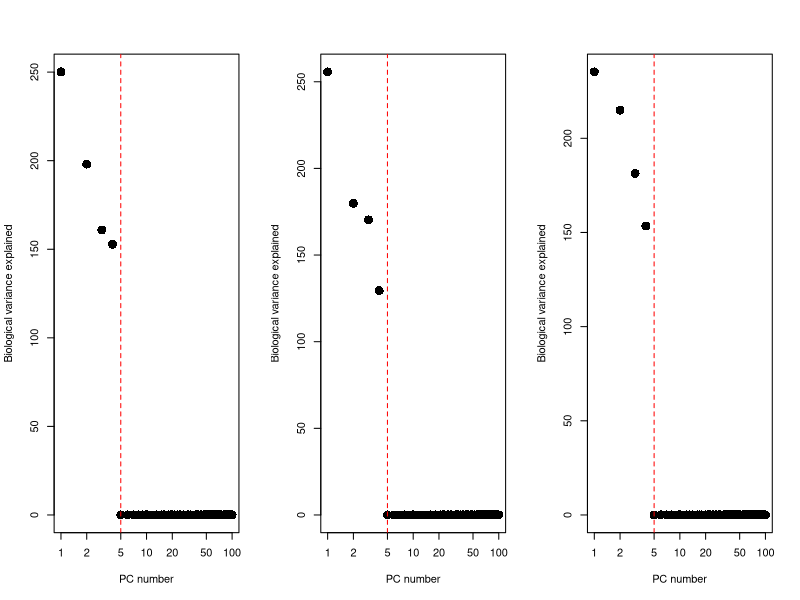
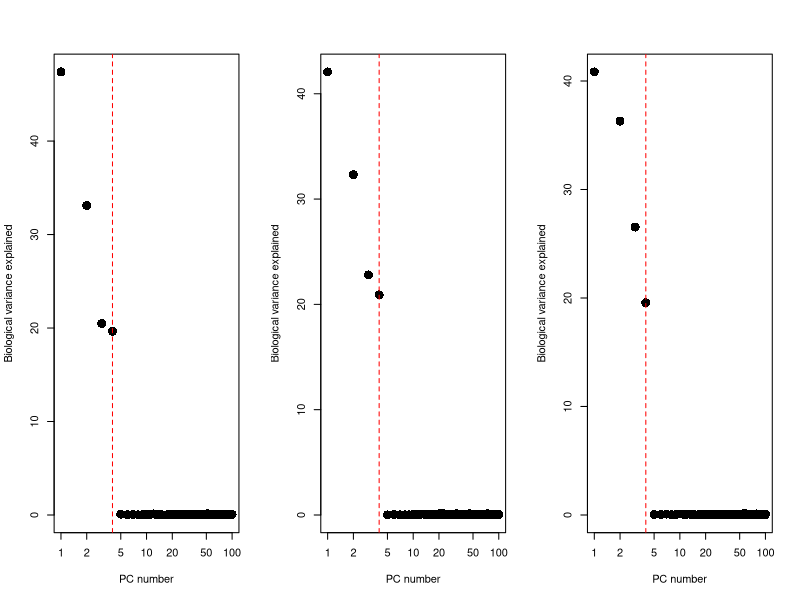
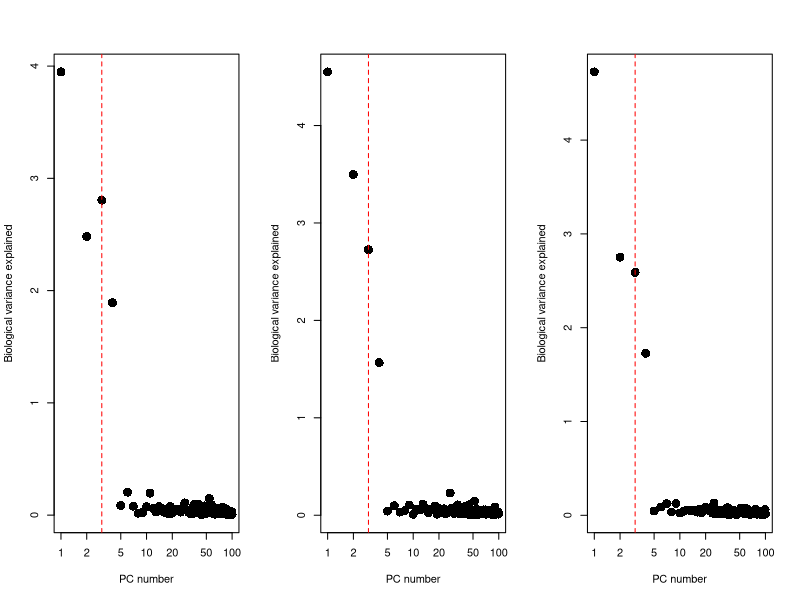
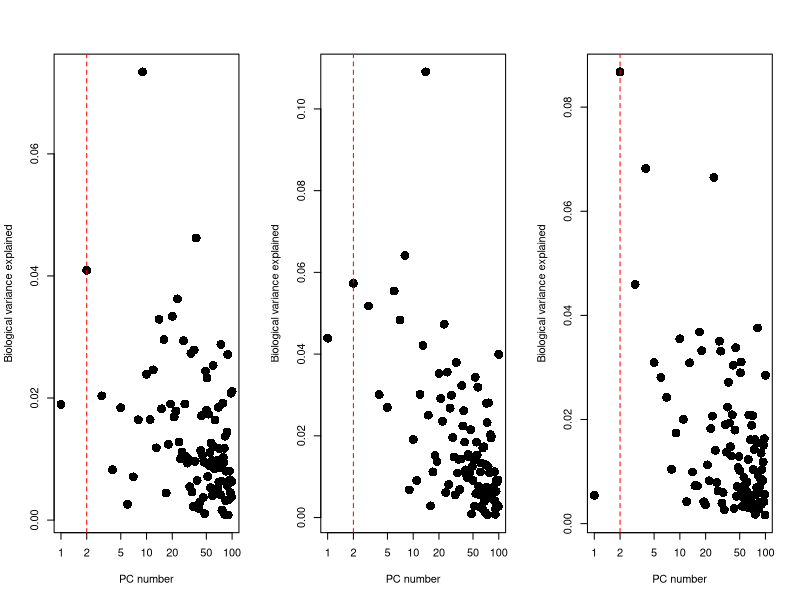
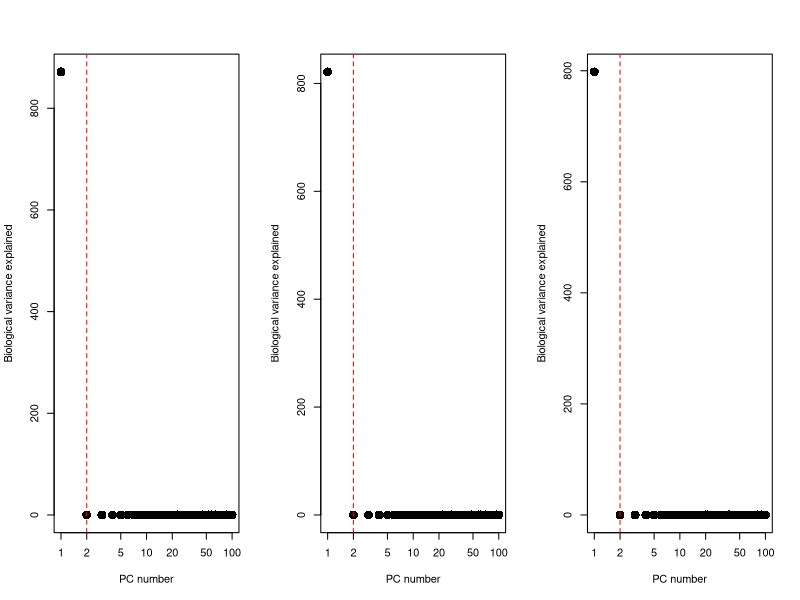
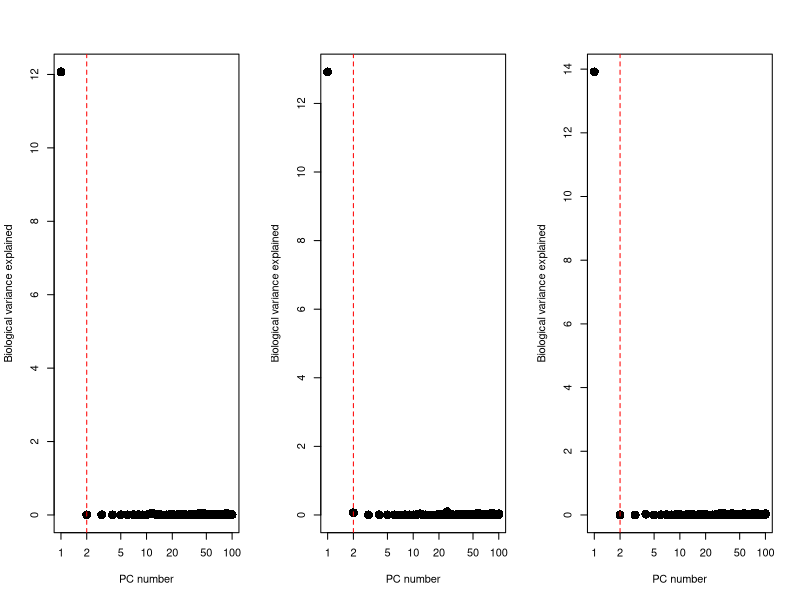
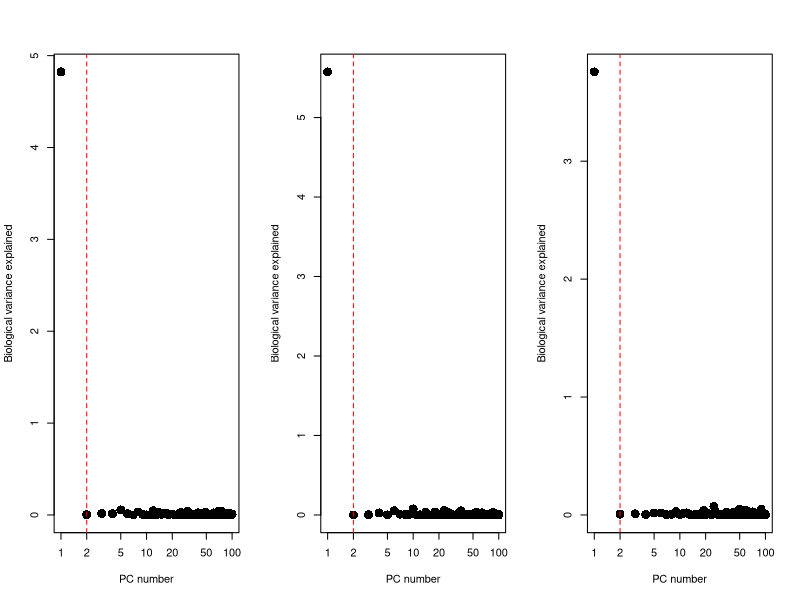
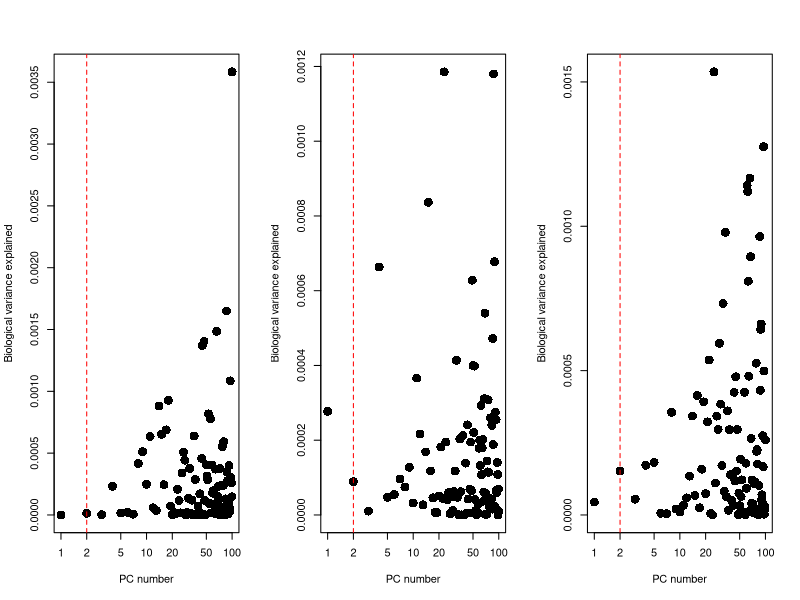

These figures' R source, in order:
## ---- chunk 1
set.seed(100)
knitr::opts_chunk$set(error=FALSE, message=FALSE, warning=FALSE)
## ---- chunk 2
choosePC <- function(pca, observed, truth) {
    leftovers <- sum(apply(observed, 1, var)) - sum(apply(truth, 1, var))
    npcs <- ncol(pca$x)
    npcs - max(which(cumsum(rev(pca$sdev^2)) <= leftovers)) 
}
## ---- chunk 3
makePlot <- function(observed, truth) { 
    x <- prcomp(t(observed))  
    total.var <- sum(x$sdev^2)
    stopifnot(isTRUE(all.equal(total.var, sum(apply(observed, 1, var)))))
    stopifnot(isTRUE(all.equal(total.var, sum(apply(x$x, 2, var)))))

    blah <- t(true.means - x$center) %*% x$rotation 
    plot(apply(blah, 2, var), ylab="Biological variance explained", 
        xlab="PC number", pch=16, cex=1.8, log="x")
    abline(v=choosePC(x, observed, truth)+1, col="red", lwd=1, lty=2)
}
## ---- chunk 4
ngenes <- 1000
npops <- 5
ncells <- 100
par(mfrow=c(1,3))
for (it in 1:3) {
    pops <- matrix(rnorm(npops * ngenes), ncol=npops)
    in.pop <- sample(npops, ncells, replace=TRUE)
    true.means <- pops[,in.pop,drop=FALSE]
    y <- matrix(rnorm(ngenes*ncells, mean=true.means), ncol=ncells)
    makePlot(y, true.means)
}
## ---- chunk 5
par(mfrow=c(1,3))
for (it in 1:3) { 
    pops <- matrix(rnorm(npops * ngenes), ncol=npops)
    in.pop <- sample(npops, ncells, replace=TRUE)
    true.means <- pops[,in.pop,drop=FALSE]
    true.means[201:ngenes,] <- 0 
    y <- matrix(rnorm(ngenes*ncells, mean=true.means), ncol=ncells)
    makePlot(y, true.means)
}
## ---- chunk 6
par(mfrow=c(1,3))
for (it in 1:3) { 
    pops <- matrix(rnorm(npops * ngenes), ncol=npops)
    in.pop <- sample(npops, ncells, replace=TRUE)
    true.means <- pops[,in.pop,drop=FALSE] * 0.2
    y <- matrix(rnorm(ngenes*ncells, mean=true.means), ncol=ncells)
    makePlot(y, true.means)
}
## ---- chunk 7
par(mfrow=c(1,3))
for (it in 1:3) { 
    pops <- matrix(rnorm(npops * ngenes), ncol=npops)
    in.pop <- sample(npops, ncells, replace=TRUE)
    true.means <- pops[,in.pop,drop=FALSE] * 0.2
    true.means[201:ngenes,] <- 0
    y <- matrix(rnorm(ngenes*ncells, mean=true.means), ncol=ncells)
    makePlot(y, true.means)
}
## ---- chunk 8
par(mfrow=c(1,3))
for (it in 1:3) { 
    true.means <- matrix(rnorm(ncells), nrow=ngenes, ncol=ncells, byrow=TRUE)
    y <- matrix(rnorm(ngenes*ncells, mean=true.means), ncol=ncells)
    makePlot(y, true.means)
}
## ---- chunk 9
par(mfrow=c(1,3))
for (it in 1:3) { 
    true.means <- matrix(rnorm(ncells), nrow=ngenes, ncol=ncells, byrow=TRUE)
    true.means[21:ngenes,] <- 0 
    y <- matrix(rnorm(ngenes*ncells, mean=true.means), ncol=ncells)
    makePlot(y, true.means)
}
## ---- chunk 10
par(mfrow=c(1,3))
for (it in 1:3) { 
    true.means <- matrix(rnorm(ncells), nrow=ngenes, ncol=ncells, byrow=TRUE) * 0.1
    y <- matrix(rnorm(ngenes*ncells, mean=true.means), ncol=ncells)
    makePlot(y, true.means)
}
## ---- chunk 11
par(mfrow=c(1,3))
for (it in 1:3) { 
    true.means <- matrix(rnorm(ncells), nrow=ngenes, ncol=ncells, byrow=TRUE) * 0.1
    true.means[21:ngenes,] <- 0 
    y <- matrix(rnorm(ngenes*ncells, mean=true.means), ncol=ncells)
    makePlot(y, true.means)
}
## ---- chunk 12
groupings <- factor(sample(1:2, ncells, replace=TRUE))
design <- model.matrix(~groupings)
library(limma)
y <- matrix(rnorm(ngenes*ncells), ncol=ncells)
sum(apply(y, 1, var))
r <- lm.fit(x=design, t(y))$residuals
sum(apply(r, 2, var))
## ---- chunk 13
sum(apply(r, 2, var))/sum(apply(y, 1, var))
